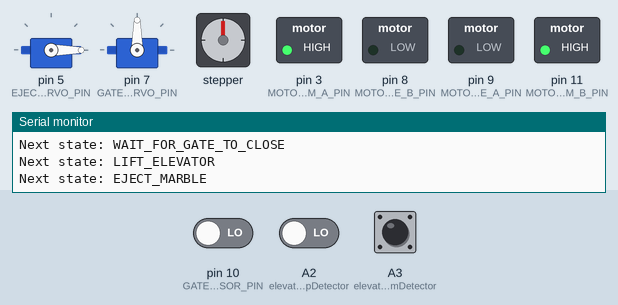
Bench run of a sketch on a simulated Arduino Uno, built with avr-gcc and run on an emulated ATmega328P. Parts: 2 × servo, stepper motor, switched loads named in the sketch (green lamp = pin HIGH), the last lines printed to the serial monitor. The inputs (shaded band) are chosen by the test bench; at power-on: A3 (elevatorBottomDetector) LOW, A2 (elevatorTopDetector) LOW, pin 10 (GATE_SENSOR_PIN) LOW. Stepper angles assume 200 steps per turn.

Above: at 1.2 s.
1.3 s: A3 (elevatorBottomDetector) pulled HIGH for 1 s
At 4.0 s:
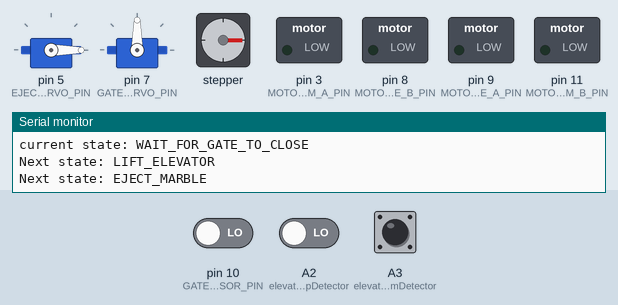
4.3 s: A2 (elevatorTopDetector) driven HIGH
At 4.91 s:
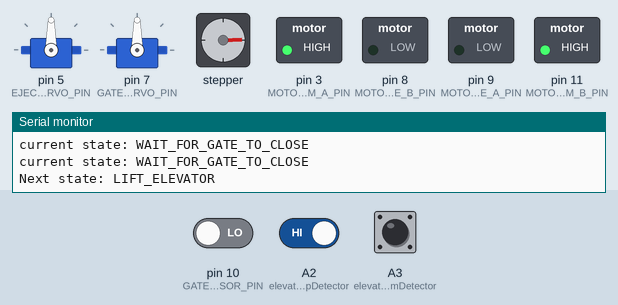
7.3 s: A2 (elevatorTopDetector) driven LOW
At 8.3 s:
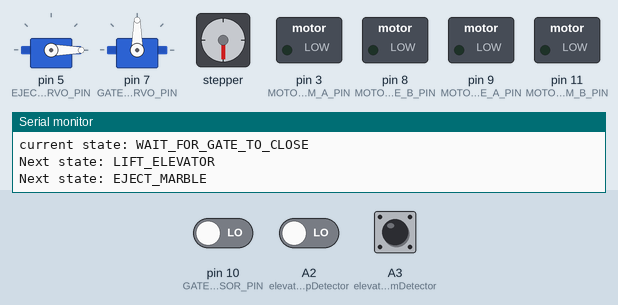
10.3 s: A3 (elevatorBottomDetector) pulled HIGH for 0.15 s
At 12.2 s:
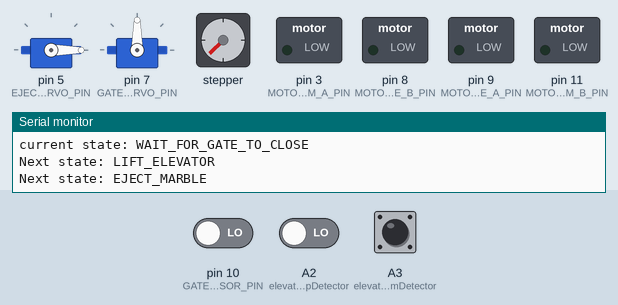
13.3 s: A3 (elevatorBottomDetector) pulled HIGH for 1 s
At 15.9 s:
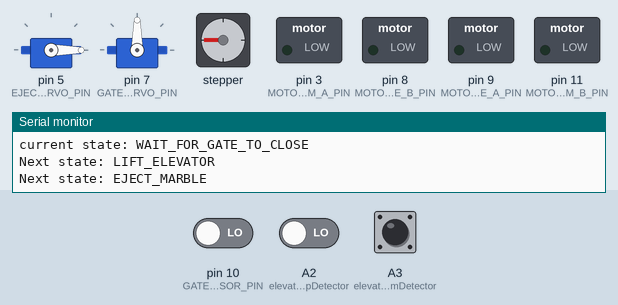
17.3 s: pin 10 (GATE_SENSOR_PIN) driven HIGH
At 19.0 s:
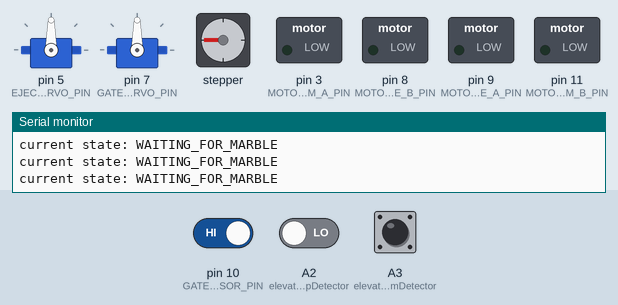
Timing chart, 0 to 20.5 s (numbered marks = the images above; inputs shaded):
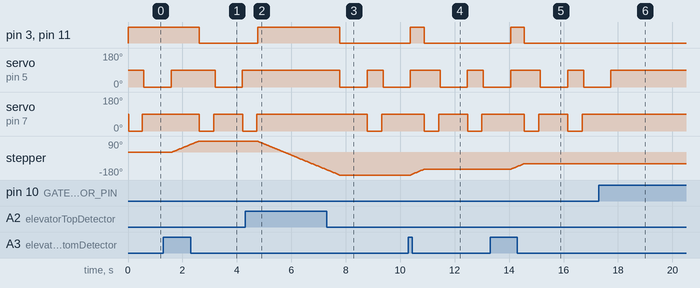

Measured:
- after the input at 1.3 s, pin 3 (MOTOR_PWM_A_PIN), pin 11 (MOTOR_PWM_B_PIN): HIGH → LOW after 1.3 s; stepper: turns 90° clockwise in 0.99 s, starting after 0.30 s
- after the input at 4.3 s, pin 3 (MOTOR_PWM_A_PIN), pin 11 (MOTOR_PWM_B_PIN): LOW → HIGH after 0.46 s; servo on pin 5 (EJECT_SERVO_PIN): stays 90° (without the input it goes to 0° after 0.49 s); servo on pin 7 (GATE_SERVO_PIN): goes on until 4.7 s, then stays 90°; stepper: keeps turning counter-clockwise at about 90°/s, starting after 0.46 s
- after the input at 7.3 s, pin 3 (MOTOR_PWM_A_PIN), pin 11 (MOTOR_PWM_B_PIN): HIGH → LOW after 0.49 s; servo on pin 5 (EJECT_SERVO_PIN): 90° → 0° after 0.49 s, → 90° 1.0 s later, → 0° 0.59 s later; servo on pin 7 (GATE_SERVO_PIN): 90° → 0° after 1.5 s, → 90° 0.52 s later; stepper: goes on until 7.8 s, then stays -180°
- after the input at 10.3 s, pin 3 (MOTOR_PWM_A_PIN), pin 11 (MOTOR_PWM_B_PIN): LOW → HIGH after 0.08 s, → LOW 0.50 s later; stepper: turns 45° clockwise in 0.48 s, starting after 0.08 s
- after the input at 13.3 s, pin 3 (MOTOR_PWM_A_PIN), pin 11 (MOTOR_PWM_B_PIN): LOW → HIGH after 0.76 s, → LOW 0.50 s later; stepper: turns 45° clockwise in 0.48 s, starting after 0.76 s
- after the input at 17.3 s, servo on pin 5 (EJECT_SERVO_PIN): goes on until 17.7 s, then stays 90°; servo on pin 7 (GATE_SERVO_PIN): stops changing and stays 90°

The sketch:

marble_elevator.ino
```cpp
// Motor shield schematics: https://www.arduino.cc/en/uploads/Main/arduino_MotorShield_Rev3-schematic.pdf

#include <Stepper.h>

#include "DigitalInput.hpp"
#include "OnboardLED.hpp"
#include "SweepingServo.hpp"
#include "ServoGate.hpp"


// Define number of steps per revolution:
const int stepsPerRevolution = 360 / 1.8;

// Give the motor control pins names:
const int MOTOR_PWM_A_PIN = 3;
const int MOTOR_PWM_B_PIN = 11;
const int MOTOR_BRAKE_A_PIN = 9;
const int MOTOR_BRAKE_B_PIN = 8;
const int MOTOR_DIR_A_PIN = 12;
const int MOTOR_DIR_B_PIN = 13;

const int EJECT_SERVO_PIN = 5; // Orange "out5" on Arduino Motor shield.

const int GATE_SERVO_PIN = 7;
const int GATE_SENSOR_PIN = 10;

// Initialize the stepper library on the motor shield:
Stepper myStepper = Stepper(stepsPerRevolution, MOTOR_DIR_A_PIN, MOTOR_DIR_B_PIN);

SweepingServo ejectServo;
OnboardLED onBoardLED;
DigitalInput elevatorBottomDetector;
DigitalInput elevatorTopDetector;

ServoGate servoGate = ServoGate();


void setup() {
  // Set the PWM and brake pins so that the direction pins can be used to control the motor:
  Serial.begin(9600);

  pinMode(MOTOR_PWM_A_PIN, OUTPUT);
  pinMode(MOTOR_PWM_B_PIN, OUTPUT);
  pinMode(MOTOR_BRAKE_A_PIN, OUTPUT);
  pinMode(MOTOR_BRAKE_B_PIN, OUTPUT);

  stepperCoilOn();

  // Set the motor speed (RPMs):
  myStepper.setSpeed(15);

  ejectServo.attach(EJECT_SERVO_PIN);
  ejectServo.set_to_center();

  elevatorBottomDetector.attach(A3);
  elevatorBottomDetector.setIsInverted(true);
  elevatorTopDetector.attach(A2);
  elevatorTopDetector.setIsInverted(true);

  // servoGate.enableSerialDebugging();
  servoGate.attach(GATE_SERVO_PIN, GATE_SENSOR_PIN);
  servoGate.setIsSensorInverted(true);
  servoGate.closeGate();

  onBoardLED.init();
}

void stepperCoilOn() {
  digitalWrite(MOTOR_PWM_A_PIN, HIGH);
  digitalWrite(MOTOR_PWM_B_PIN, HIGH);
  digitalWrite(MOTOR_BRAKE_A_PIN, LOW);
  digitalWrite(MOTOR_BRAKE_B_PIN, LOW);
}

void stepperCoilOff() {
  digitalWrite(MOTOR_PWM_A_PIN, LOW);
  digitalWrite(MOTOR_PWM_B_PIN, LOW);
  digitalWrite(MOTOR_BRAKE_A_PIN, LOW);
  digitalWrite(MOTOR_BRAKE_B_PIN, LOW);
}

void turnStepperSteps( int steps ) {
  stepperCoilOn();
  myStepper.step(steps);
  stepperCoilOff();
}

void readAllInputs() {
  elevatorBottomDetector.read();
  elevatorTopDetector.read();
  servoGate.read();
}

void writeAllOutputs() {
  servoGate.update();
  ejectServo.update();
}

void runAll() {
  servoGate.run();
}

enum stateMachineState {
  SET_ELEVATOR_TO_START_POSITION,
  WAITING_FOR_MARBLE,
  WAIT_FOR_GATE_TO_CLOSE,
  LIFT_ELEVATOR,
  EJECT_MARBLE,
};

volatile stateMachineState currentState = SET_ELEVATOR_TO_START_POSITION;
volatile stateMachineState nextState = SET_ELEVATOR_TO_START_POSITION;

void loop() {
  /*
  turnStepperSteps(stepsPerRevolution);

  delay(500);

  servo.set_to_min_position();
  servo.update();

  turnStepperSteps(-1 * stepsPerRevolution);

  delay(500);

  servo.set_to_max_position();
  servo.update();
  */

  int loopCounter = 0;
  int loopDelayMillis = 20;
  auto turnsPerIteration = stepsPerRevolution / 8;

  while (true) {
    readAllInputs();
    if (currentState == SET_ELEVATOR_TO_START_POSITION) {
      if (elevatorBottomDetector.isOn()) {
        nextState = WAITING_FOR_MARBLE;
      } else {
        turnStepperSteps(turnsPerIteration);
        loopDelayMillis = 0;
      }
    } else if (currentState == WAITING_FOR_MARBLE) {
      if (servoGate.isSomethingWaiting()) {

        servoGate.openGateForNSeconds(0.5);

        nextState = WAIT_FOR_GATE_TO_CLOSE;
      }
    } else if (currentState == WAIT_FOR_GATE_TO_CLOSE) {
      if (! servoGate.isRunning()) {
        nextState = LIFT_ELEVATOR;
      }
    } else if (currentState == LIFT_ELEVATOR) {
      if (elevatorTopDetector.isOn()) {
        nextState = EJECT_MARBLE;
      } else {
        turnStepperSteps(-1 * turnsPerIteration);
        loopDelayMillis = 0;
      }
    }else if (currentState == EJECT_MARBLE) {
      ejectServo.write(0);
      ejectServo.update();
      delay(1000);
      ejectServo.set_to_center();
      ejectServo.update();
      nextState = SET_ELEVATOR_TO_START_POSITION;
    }

    runAll();

    writeAllOutputs();

    if (currentState != nextState) {
      Serial.print("Next state: ");
      if (nextState == SET_ELEVATOR_TO_START_POSITION) {
        Serial.println("SET_ELEVATOR_TO_START_POSITION");
      } else if (nextState == WAITING_FOR_MARBLE) {
        Serial.println("WAITING_FOR_MARBLE");
      } else if (nextState == WAIT_FOR_GATE_TO_CLOSE) {
        Serial.println("WAIT_FOR_GATE_TO_CLOSE");
      } else if (nextState == LIFT_ELEVATOR) {
        Serial.println("LIFT_ELEVATOR");
      } else if (nextState == EJECT_MARBLE) {
        Serial.println("EJECT_MARBLE");
      } else {
        Serial.println("Unknown state");
      }
    }

    loopCounter += 1;
    if (loopCounter %100 == 0 ) {
      Serial.print("current state: ");
      if (nextState == SET_ELEVATOR_TO_START_POSITION) {
        Serial.println("SET_ELEVATOR_TO_START_POSITION");
      } else if (currentState == WAITING_FOR_MARBLE) {
        Serial.println("WAITING_FOR_MARBLE");
      } else if (currentState == WAIT_FOR_GATE_TO_CLOSE) {
        Serial.println("WAIT_FOR_GATE_TO_CLOSE");
      } else if (nextState == LIFT_ELEVATOR) {
        Serial.println("LIFT_ELEVATOR");
      } else if (nextState == EJECT_MARBLE) {
        Serial.println("EJECT_MARBLE");
      } else {
        Serial.println("Unknown state");
      }
    }

    currentState = nextState;

    delay(loopDelayMillis);

  }
}
```

DigitalInput.hpp
```cpp
#pragma once

class DigitalInput {

  private: // members:
    int m_pin_number = -1;
    int m_last_value = false;
    int m_value = false;
    bool m_is_inverted = false;
    unsigned long m_millis_changed = 0;
    unsigned long m_minimum_hold_after_change_millis = 0;


  public: // destructor
    virtual ~DigitalInput() {}

  public: // functions

    void attach(int pin_number) {
      pinMode(pin_number, INPUT);
      this->m_pin_number = pin_number;
    }

    bool is_attached() {
      if ( this->m_pin_number == -1 ) {
        return false;
      } else {
        return true;
      }
    }

    bool isMinimumHoldAfterChangeMillisSet() {
      return this->m_minimum_hold_after_change_millis > 0;
    }

    /**
      Set minimum hold time after a value change in milli seconds.
      Useful to debounce inputs.
    */
    void setMinumumHoldAfterChangeMillis(unsigned long minimum_hold) {
      this->m_minimum_hold_after_change_millis = minimum_hold;
    }

    unsigned long getChangedSinceMillis() {
      return millis() - this->m_millis_changed;
    }

    bool read() {
      if (this->is_attached()) {
        this->m_last_value = this->m_value;
        if (this->isMinimumHoldAfterChangeMillisSet()) {
          if (this->getChangedSinceMillis() >= this->m_minimum_hold_after_change_millis) {
            this->m_value = digitalRead(this->m_pin_number);
          }
        } else {
          this->m_value = digitalRead(this->m_pin_number);
        }
      } else {
        this->m_last_value = false;
        this->m_value = false;
      }

      if (this->isValueChanged()) {
        this->m_millis_changed = millis();
      }

      return m_value;
    }

    int getPinNumber() {
      return this->m_pin_number;
    }

    bool getValue() {
        return this->m_value;
    }

    bool isOn() {
      if (this->isInverted()) {
        return !this->getValue();
      } else {
        return this->getValue();
      }
    }

    bool isOff() {
      if (this->isInverted()) {
        return this->getValue();
      } else {
        return !this->getValue();
      }
    }

    bool isInverted() {
      return this->m_is_inverted;
    }

    bool isValueChanged() {
      return this->m_value != this->m_last_value;
    }

    void setInverted(bool isInverted) {
      this->setIsInverted(isInverted);
    }

    void setIsInverted(bool isInverted) {
      this->m_is_inverted = isInverted;
    }
};
```

NonBlockingTimer.hpp
```cpp
#pragma once

class NonBlockingTimer {

    private: // members
        unsigned long m_t_start = -1;
        unsigned long m_wait_for_millis = -1;

        bool m_is_serial_debugging_enabled = false;

    public: // functions

        void enableSerialDebugging() {
            this->m_is_serial_debugging_enabled = true;
            Serial.println("NonBlockingTimer: Serial debugging enabled.");
        }

        void startForNSeconds(float seconds) {
            this->m_t_start = millis();
            this->m_wait_for_millis = int(seconds * 1000);
            if (this->isSerialDebuggingEnabled()) {
                Serial.print("NonBlockingTimer: startForNSeconds = ");
                Serial.print(seconds);
                Serial.print("s = ");
                Serial.print(this->m_wait_for_millis);
                Serial.println("ms started.");
            }
        }

        bool isSerialDebuggingEnabled() {
            return this->m_is_serial_debugging_enabled;
        }

        bool isRunning() {
            if (this->m_wait_for_millis < 0) {
                if (this->isSerialDebuggingEnabled()) {
                    Serial.println("NonBlockingTimer: isRunning is false since m_wait_for_millis < 0");
                }
                return false;
            }


            bool isRunningValue = !this->isElapsed();
            return isRunningValue;
        }

        bool isElapsed() {
            if (this->m_t_start < 0) {
                return false;
            }

            unsigned long t_now = millis();
            long difference = (unsigned long)(t_now - this->m_t_start) - this->m_wait_for_millis;
            if (this->isSerialDebuggingEnabled()) {
                Serial.print("NonBlockingTimer: t_now=");
                Serial.print(t_now);
                Serial.print(" m_t_start=");
                Serial.print(this->m_t_start);
                Serial.print(" m_wait_for_millis=");
                Serial.print(this->m_wait_for_millis);
                Serial.print(" difference=");
                Serial.println(difference);
            }
            return difference > 0;
        }

        void reset() {
            this->m_t_start = -1;
            this->m_wait_for_millis = -1;
            if (this->isSerialDebuggingEnabled()) {
                Serial.print("NonBlockingTimer: resetted.");
            }
        }
};
```

OnboardLED.hpp
```cpp
/*
 Simplified access to set the onboard LED.
 */

#pragma once

class OnboardLED {

    public: // functions

        void init() {
            // initialize digital pin LED_BUILTIN as an output.
            pinMode(LED_BUILTIN, OUTPUT);
        }

        void onDirectWrite() {
            this->setDirectWrite(true);
        }

        void offDirectWrite() {
            this->setDirectWrite(false);
        }

        void setDirectWrite(bool ledValue) {
            if (ledValue) {
                digitalWrite(LED_BUILTIN, HIGH);   // turn the LED on (HIGH is the voltage level)
            } else {
                digitalWrite(LED_BUILTIN, LOW);    // turn the LED off by making the voltage LOW
            }
        }
};
```

ServoGate.hpp
```cpp
/*
 * ServoGate.hpp
 *
 * A servo gate is a gate wich can be opened and closed by a servo.
 * Furthermore there is an indicator if someone or something is waiting to pass the gate.
*/

#include "SweepingServo.hpp"
#include "NonBlockingTimer.hpp"
#include "DigitalInput.hpp"

#pragma once

class ServoGate {

    private: // members
        SweepingServo m_gate_servo;
        DigitalInput m_sensor_pin;
        enum stateMachineState {
            DIRECT_OPERATION,
            OPEN_AND_CLOSE_GATE_WAIT_OPEN
        };

        stateMachineState m_current_state = DIRECT_OPERATION;
        stateMachineState m_next_state = DIRECT_OPERATION;

        NonBlockingTimer m_keepOpenTimer;

        bool m_is_serial_debugging_enabled = false;

        int loop_counter = 0;

    public: // functions
        void attach(int servoPin, int sensorPin) {
            this->m_gate_servo.attach(servoPin);
            this->m_sensor_pin.attach(sensorPin);

            if (this->isSerialDebuggingEnabled()) {
                Serial.print("ServoGate: Attached gate servo pin: ");
                Serial.println(this->m_gate_servo.getPinNumber());
                Serial.print("ServoGate: Attached gate sensor pin: ");
                Serial.println(this->m_sensor_pin.getPinNumber());
            }
        }

        void closeGate() {
            this->m_gate_servo.write(90);
            if (this->isSerialDebuggingEnabled()) {
                Serial.println("ServoGate: closeGate().");
            }
        }

        void enableSerialDebugging() {
            this->m_is_serial_debugging_enabled = true;
            this->m_keepOpenTimer.enableSerialDebugging();
            Serial.println("ServoGate: Serial debugging enabled.");
        }

        bool isSerialDebuggingEnabled() {
            return this->m_is_serial_debugging_enabled;
        }

        void openGate() {
            this->m_gate_servo.write(0);
            if (this->isSerialDebuggingEnabled()) {
                Serial.println("ServoGate: openGate().");
            }
        }

        void openGateForNSeconds(float openDuration) {
            this->openGate();
            this->m_keepOpenTimer.startForNSeconds(openDuration);
            this->m_next_state = OPEN_AND_CLOSE_GATE_WAIT_OPEN;
            if (this->isSerialDebuggingEnabled()) {
                Serial.print("ServoGate: openGateForNSeconds = ");
                Serial.print(openDuration);
                Serial.println(" started.");
            }
        }

        void run() {
            if (this->m_current_state == DIRECT_OPERATION) {

            } else if (this->m_current_state == OPEN_AND_CLOSE_GATE_WAIT_OPEN) {
                if ( this->m_keepOpenTimer.isElapsed() ) {
                    this->m_keepOpenTimer.reset();
                    this->closeGate();
                    this->m_next_state = DIRECT_OPERATION;
                }
            }

            if (this->m_next_state != this->m_current_state) {
                if (this->isSerialDebuggingEnabled()) {
                    Serial.print("ServoGate: next state: ");
                    logStateToSerial();
                }
            }

            this->m_current_state = this->m_next_state;

            loop_counter += 1;
            if (this->isSerialDebuggingEnabled()) {
                if (loop_counter % 100 == 0 ) {
                    Serial.print("ServoGate: current state: ");
                    logStateToSerial();
                }
            }

        }

        void logStateToSerial() {
            if (this->m_next_state == DIRECT_OPERATION) {
                Serial.println("DIRECT_OPERATION");
            } else if (this->m_next_state == OPEN_AND_CLOSE_GATE_WAIT_OPEN) {
                Serial.println("OPEN_AND_CLOSE_GATE_WAIT_OPEN");
            } else {
                Serial.println("Unknown state.");
            }
        }

        void update() {
            this->m_gate_servo.update();
        }

        void read() {
            this->m_sensor_pin.read();
            if (this->isSerialDebuggingEnabled()) {
                if (this->m_sensor_pin.isValueChanged()) {
                    Serial.print("ServoGate: Sensor value changed. IsSomethingWaiting() = ");
                    Serial.println(this->isSomethingWaiting());
                }
            }
        }

        bool isRunning() {
            if (this->m_current_state != DIRECT_OPERATION) {
                return true;
            }

            return this->m_keepOpenTimer.isRunning();
        }

        bool isSensorInverted() {
            return this->m_sensor_pin.isInverted();
        }

        bool isSomethingWaiting() {
            return this->m_sensor_pin.isOn();
        }

        void setIsSensorInverted(bool isSensorInverted) {
            return this->m_sensor_pin.setIsInverted(isSensorInverted);
        }
};
```

SweepingServo.hpp
```cpp
#include <Servo.h>

#pragma once

class SweepingServo {
  private: // contstants:
    const int TOGGLE_STATUS_IDLE = 0;
    const int TOGGLE_STATUS_POS1 = 1;
    const int TOGGLE_STATUS_POS2 = 2;

  private: // members
    Servo m_servo;
    int m_pin_number = -1;

    int m_current_position = 90;
    int m_target_position = 90;
    int m_position_step = 2;

    int m_max_position = 170; // not all servos support 180 degrees angle
    int m_min_position = 10; // not all servos support 0 degrees angle
    int m_center_psoition = 90;

    int m_toggle_position_1 = -1;
    int m_toggle_position_2 = -1;
    int m_toggle_step = TOGGLE_STATUS_IDLE;

  public: // functions
    void attach(const int pin_number) {
      this->m_servo.attach(pin_number);
      this->m_pin_number = pin_number;
    }

    int getPinNumber() {
      return this->m_pin_number;
    }

    /*
      Set servo to center position.
    */
    void set_to_center() {
      this->write(this->m_center_psoition);
    }

    void set_to_min_position() {
      this->write(this->m_min_position);
    }

    void set_to_max_position() {
      this->write(this->m_max_position);
    }

    void write(int new_position_degrees) {
      this->m_target_position = new_position_degrees;
    }

    int read() {
      return this->m_current_position;
    }

    void toggle_between_min_and_max_position() {
      if (this->is_at_max_position()) {
        this->set_to_min_position();
      } else {
        this->set_to_max_position();
      }
    }

    bool is_position_reached() {
      if (this->m_current_position == this->m_target_position) {
        return true;
      } else {
        return false;
      }
    }

    bool is_at_max_position() {
      return this->m_current_position == this->m_max_position;
    }

    bool is_at_min_position() {
      return this->m_current_position == this->m_min_position;
    }

    bool trim(int min_position, int center_position, int max_position) {
      this->m_max_position = max_position;
      this->m_min_position = min_position;
      this->m_max_position = max_position;
      return true;
    }

    void update() {
      if (this->is_position_reached()) {
        return;
      }

      this->m_servo.write(this->m_target_position);
      this->m_current_position = this->m_target_position;
    }
};
```
